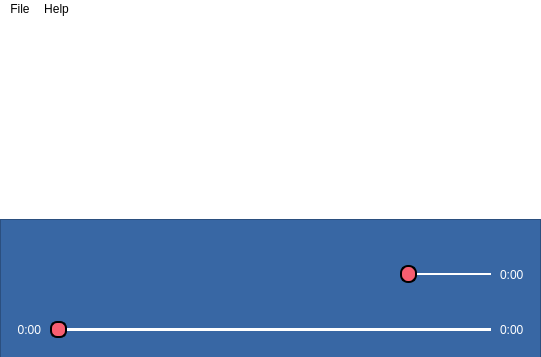
<?xml version="1.0" encoding="UTF-8"?>
<ui version="4.0">
 <class>Player_Music</class>
 <widget class="QMainWindow" name="Player_Music">
  <property name="enabled">
   <bool>true</bool>
  </property>
  <property name="geometry">
   <rect>
    <x>0</x>
    <y>0</y>
    <width>541</width>
    <height>357</height>
   </rect>
  </property>
  <property name="sizePolicy">
   <sizepolicy hsizetype="Fixed" vsizetype="Fixed">
    <horstretch>0</horstretch>
    <verstretch>0</verstretch>
   </sizepolicy>
  </property>
  <property name="minimumSize">
   <size>
    <width>541</width>
    <height>357</height>
   </size>
  </property>
  <property name="maximumSize">
   <size>
    <width>541</width>
    <height>357</height>
   </size>
  </property>
  <property name="acceptDrops">
   <bool>false</bool>
  </property>
  <property name="windowTitle">
   <string>Player Music</string>
  </property>
  <property name="windowIcon">
   <iconset>
    <normaloff>Icon_music/headphone_app.svg</normaloff>Icon_music/headphone_app.svg</iconset>
  </property>
  <property name="windowOpacity">
   <double>1.000000000000000</double>
  </property>
  <property name="toolTip">
   <string notr="true"/>
  </property>
  <property name="autoFillBackground">
   <bool>false</bool>
  </property>
  <property name="styleSheet">
   <string notr="true">background-color: rgb(255, 255, 255);
color: rgb(0, 0, 0);
</string>
  </property>
  <property name="toolButtonStyle">
   <enum>Qt::ToolButtonTextUnderIcon</enum>
  </property>
  <property name="tabShape">
   <enum>QTabWidget::Rounded</enum>
  </property>
  <widget class="QWidget" name="centralwidget">
   <widget class="QFrame" name="frame">
    <property name="geometry">
     <rect>
      <x>0</x>
      <y>200</y>
      <width>541</width>
      <height>141</height>
     </rect>
    </property>
    <property name="styleSheet">
     <string notr="true">background-color:rgb(56, 103, 164);

margin-bottom:0;
padding-bottom:0;
</string>
    </property>
    <property name="frameShape">
     <enum>QFrame::StyledPanel</enum>
    </property>
    <property name="frameShadow">
     <enum>QFrame::Raised</enum>
    </property>
    <widget class="QSlider" name="horizontalSlider">
     <property name="geometry">
      <rect>
       <x>50</x>
       <y>90</y>
       <width>441</width>
       <height>41</height>
      </rect>
     </property>
     <property name="cursor">
      <cursorShape>PointingHandCursor</cursorShape>
     </property>
     <property name="mouseTracking">
      <bool>false</bool>
     </property>
     <property name="tabletTracking">
      <bool>false</bool>
     </property>
     <property name="styleSheet">
      <string notr="true">QSlider::groove:horizontal {
    
    height: 3px; /* the groove expands to the size of the slider by default. by giving it a height, it has a fixed size */
    background:white;

}

QSlider::handle:horizontal {
    background: rgb(247, 94, 112);
    border: 2px solid black;
    width: 13px;
    margin:-7px 0;
    border-radius: 7px;
}</string>
     </property>
     <property name="maximum">
      <number>100</number>
     </property>
     <property name="pageStep">
      <number>10</number>
     </property>
     <property name="orientation">
      <enum>Qt::Horizontal</enum>
     </property>
     <property name="tickPosition">
      <enum>QSlider::TicksAbove</enum>
     </property>
     <property name="tickInterval">
      <number>10</number>
     </property>
    </widget>
    <widget class="QLabel" name="label_01">
     <property name="enabled">
      <bool>true</bool>
     </property>
     <property name="geometry">
      <rect>
       <x>500</x>
       <y>100</y>
       <width>31</width>
       <height>21</height>
      </rect>
     </property>
     <property name="autoFillBackground">
      <bool>false</bool>
     </property>
     <property name="styleSheet">
      <string notr="true">background-color: rgb(56, 103, 164);
color: rgb(255, 255, 255);</string>
     </property>
     <property name="inputMethodHints">
      <set>Qt::ImhNone</set>
     </property>
     <property name="text">
      <string>0:00</string>
     </property>
    </widget>
    <widget class="QLabel" name="label_00">
     <property name="geometry">
      <rect>
       <x>10</x>
       <y>100</y>
       <width>31</width>
       <height>21</height>
      </rect>
     </property>
     <property name="styleSheet">
      <string notr="true">background-color: rgb(56, 103, 164);
color: rgb(255, 255, 255);</string>
     </property>
     <property name="text">
      <string>0:00</string>
     </property>
     <property name="alignment">
      <set>Qt::AlignRight|Qt::AlignTrailing|Qt::AlignVCenter</set>
     </property>
    </widget>
    <widget class="QPushButton" name="play_pause_pushButton">
     <property name="geometry">
      <rect>
       <x>220</x>
       <y>30</y>
       <width>51</width>
       <height>51</height>
      </rect>
     </property>
     <property name="cursor">
      <cursorShape>ArrowCursor</cursorShape>
     </property>
     <property name="focusPolicy">
      <enum>Qt::StrongFocus</enum>
     </property>
     <property name="toolTip">
      <string notr="true">Pause Song</string>
     </property>
     <property name="styleSheet">
      <string notr="true">QPushButton {

border-radius:15px; }

QPushButton:hover {
Border: 2px solid rgb(54, 40, 79);
 }

QPushButton:pressed {
background-color: rgb(58, 67, 70);
Border: none;
 }



 </string>
     </property>
     <property name="text">
      <string/>
     </property>
     <property name="icon">
      <iconset>
       <normaloff>Icon_music/play_btt.svg</normaloff>
       <normalon>Icon_music/stop_btt.svg</normalon>Icon_music/play_btt.svg</iconset>
     </property>
     <property name="iconSize">
      <size>
       <width>30</width>
       <height>30</height>
      </size>
     </property>
     <property name="checkable">
      <bool>true</bool>
     </property>
     <property name="flat">
      <bool>false</bool>
     </property>
    </widget>
    <widget class="QPushButton" name="Next_pushButton">
     <property name="geometry">
      <rect>
       <x>290</x>
       <y>30</y>
       <width>51</width>
       <height>51</height>
      </rect>
     </property>
     <property name="cursor">
      <cursorShape>ArrowCursor</cursorShape>
     </property>
     <property name="toolTip">
      <string>Next Song</string>
     </property>
     <property name="styleSheet">
      <string notr="true">QPushButton {
margin:5px;
border-radius:15px; }

QPushButton:hover {
Border: 2px solid rgb(54, 40, 79);
 }

QPushButton:pressed {
background-color: rgb(58, 67, 70);
Border: none;
 }</string>
     </property>
     <property name="text">
      <string/>
     </property>
     <property name="icon">
      <iconset>
       <normaloff>Icon_music/next_btt.svg</normaloff>Icon_music/next_btt.svg</iconset>
     </property>
     <property name="iconSize">
      <size>
       <width>30</width>
       <height>30</height>
      </size>
     </property>
     <property name="flat">
      <bool>true</bool>
     </property>
    </widget>
    <widget class="QPushButton" name="previous_pushButton">
     <property name="geometry">
      <rect>
       <x>150</x>
       <y>30</y>
       <width>51</width>
       <height>51</height>
      </rect>
     </property>
     <property name="cursor">
      <cursorShape>ArrowCursor</cursorShape>
     </property>
     <property name="toolTip">
      <string>Previous Song</string>
     </property>
     <property name="styleSheet">
      <string notr="true">QPushButton {
margin:5px;
border-radius:15px; }

QPushButton:hover {
Border: 2px solid rgb(54, 40, 79);

 }

QPushButton:pressed {
background-color: rgb(58, 67, 70);
Border: none;
 }</string>
     </property>
     <property name="text">
      <string/>
     </property>
     <property name="icon">
      <iconset>
       <normaloff>Icon_music/previous_btt.svg</normaloff>Icon_music/previous_btt.svg</iconset>
     </property>
     <property name="iconSize">
      <size>
       <width>30</width>
       <height>30</height>
      </size>
     </property>
     <property name="autoDefault">
      <bool>false</bool>
     </property>
     <property name="flat">
      <bool>false</bool>
     </property>
    </widget>
    <widget class="QPushButton" name="Repeat_pushButton">
     <property name="geometry">
      <rect>
       <x>70</x>
       <y>30</y>
       <width>51</width>
       <height>51</height>
      </rect>
     </property>
     <property name="cursor">
      <cursorShape>ArrowCursor</cursorShape>
     </property>
     <property name="toolTip">
      <string>Repeat Song</string>
     </property>
     <property name="styleSheet">
      <string notr="true">QPushButton {
margin:4px;
border-radius:15px; }

QPushButton:hover {
Border: 2px solid rgb(54, 40, 79);
 }

QPushButton:pressed {
background-color: rgb(58, 67, 70);
 }</string>
     </property>
     <property name="text">
      <string/>
     </property>
     <property name="icon">
      <iconset>
       <normaloff>Icon_music/NoRepeat_btt.png</normaloff>
       <normalon>Icon_music/Repeat_btt.png</normalon>Icon_music/NoRepeat_btt.png</iconset>
     </property>
     <property name="iconSize">
      <size>
       <width>30</width>
       <height>30</height>
      </size>
     </property>
     <property name="checkable">
      <bool>true</bool>
     </property>
     <property name="flat">
      <bool>true</bool>
     </property>
    </widget>
    <widget class="QSlider" name="horizontalSlider_2">
     <property name="geometry">
      <rect>
       <x>400</x>
       <y>40</y>
       <width>91</width>
       <height>31</height>
      </rect>
     </property>
     <property name="cursor">
      <cursorShape>PointingHandCursor</cursorShape>
     </property>
     <property name="styleSheet">
      <string notr="true">QSlider::groove:horizontal {
  
    height: 2px; /* the groove expands to the size of the slider by default. by giving it a height, it has a fixed size */
    background:white;

}

QSlider::handle:horizontal {
    background: rgb(247, 94, 112);
    border: 2px solid black;
    width: 13px;
    margin:-8px 0;
    border-radius: 8px;
}</string>
     </property>
     <property name="maximum">
      <number>100</number>
     </property>
     <property name="orientation">
      <enum>Qt::Horizontal</enum>
     </property>
    </widget>
    <widget class="QLabel" name="Voice_label">
     <property name="enabled">
      <bool>true</bool>
     </property>
     <property name="geometry">
      <rect>
       <x>500</x>
       <y>40</y>
       <width>31</width>
       <height>31</height>
      </rect>
     </property>
     <property name="autoFillBackground">
      <bool>false</bool>
     </property>
     <property name="styleSheet">
      <string notr="true">background-color: rgb(56, 103, 164);
color: rgb(255, 255, 255);</string>
     </property>
     <property name="inputMethodHints">
      <set>Qt::ImhNone</set>
     </property>
     <property name="text">
      <string>0:00</string>
     </property>
    </widget>
    <widget class="QPushButton" name="volume">
     <property name="geometry">
      <rect>
       <x>360</x>
       <y>40</y>
       <width>31</width>
       <height>31</height>
      </rect>
     </property>
     <property name="cursor">
      <cursorShape>ArrowCursor</cursorShape>
     </property>
     <property name="focusPolicy">
      <enum>Qt::StrongFocus</enum>
     </property>
     <property name="toolTip">
      <string notr="true">Mute</string>
     </property>
     <property name="styleSheet">
      <string notr="true"> QPushButton {


border-radius:10px; }

QPushButton:hover {
Border: 2px solid rgb(54, 40, 79);
 }</string>
     </property>
     <property name="text">
      <string/>
     </property>
     <property name="icon">
      <iconset>
       <normaloff>Icon_music/volume_on.png</normaloff>
       <normalon>Icon_music/volume_off.png</normalon>Icon_music/volume_on.png</iconset>
     </property>
     <property name="iconSize">
      <size>
       <width>25</width>
       <height>25</height>
      </size>
     </property>
     <property name="checkable">
      <bool>true</bool>
     </property>
     <property name="flat">
      <bool>false</bool>
     </property>
    </widget>
   </widget>
   <widget class="QLabel" name="Album">
    <property name="geometry">
     <rect>
      <x>0</x>
      <y>0</y>
      <width>221</width>
      <height>201</height>
     </rect>
    </property>
    <property name="maximumSize">
     <size>
      <width>221</width>
      <height>16777215</height>
     </size>
    </property>
    <property name="styleSheet">
     <string notr="true"/>
    </property>
    <property name="text">
     <string/>
    </property>
    <property name="scaledContents">
     <bool>true</bool>
    </property>
    <property name="wordWrap">
     <bool>false</bool>
    </property>
   </widget>
   <widget class="QLabel" name="label_2">
    <property name="geometry">
     <rect>
      <x>216</x>
      <y>0</y>
      <width>331</width>
      <height>201</height>
     </rect>
    </property>
    <property name="styleSheet">
     <string notr="true">font: 87 12pt &quot;Arial&quot;;
</string>
    </property>
    <property name="text">
     <string/>
    </property>
   </widget>
   <zorder>label_2</zorder>
   <zorder>Album</zorder>
   <zorder>frame</zorder>
  </widget>
  <widget class="QMenuBar" name="menubar">
   <property name="geometry">
    <rect>
     <x>0</x>
     <y>0</y>
     <width>541</width>
     <height>21</height>
    </rect>
   </property>
   <property name="acceptDrops">
    <bool>true</bool>
   </property>
   <widget class="QMenu" name="menuFile">
    <property name="autoFillBackground">
     <bool>false</bool>
    </property>
    <property name="title">
     <string>File</string>
    </property>
    <addaction name="actionOpen_File"/>
    <addaction name="actionOpen_Folder"/>
    <addaction name="actionInfo_Song"/>
    <addaction name="separator"/>
    <addaction name="actionExit"/>
   </widget>
   <widget class="QMenu" name="menuHelp">
    <property name="title">
     <string>Help</string>
    </property>
    <addaction name="actionAbout_Author"/>
   </widget>
   <addaction name="menuFile"/>
   <addaction name="menuHelp"/>
  </widget>
  <action name="actionOpen_File">
   <property name="text">
    <string>Open File</string>
   </property>
   <property name="shortcut">
    <string>Ctrl+O</string>
   </property>
   <property name="shortcutContext">
    <enum>Qt::WidgetShortcut</enum>
   </property>
   <property name="visible">
    <bool>true</bool>
   </property>
   <property name="menuRole">
    <enum>QAction::NoRole</enum>
   </property>
   <property name="priority">
    <enum>QAction::HighPriority</enum>
   </property>
  </action>
  <action name="actionOpen_Folder">
   <property name="text">
    <string>Open Folder</string>
   </property>
   <property name="shortcut">
    <string>Ctrl+D</string>
   </property>
  </action>
  <action name="actionInfo_Song">
   <property name="text">
    <string>Info Song</string>
   </property>
   <property name="shortcut">
    <string>Ctrl+I</string>
   </property>
  </action>
  <action name="actionExit">
   <property name="text">
    <string>Exit </string>
   </property>
   <property name="shortcut">
    <string>Ctrl+E</string>
   </property>
  </action>
  <action name="actionAbout_Author">
   <property name="text">
    <string>About Author</string>
   </property>
  </action>
 </widget>
 <resources/>
 <connections/>
</ui>
